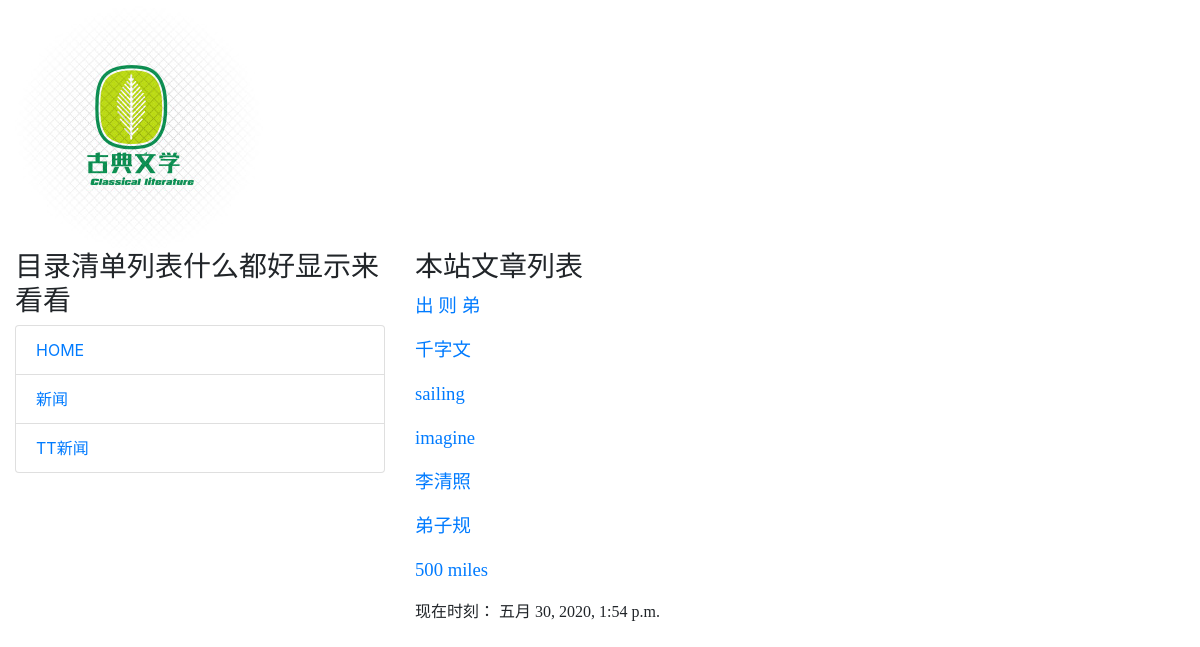
The page / on the database its author committed.
### mainsite/models.py (models this page shows, shortened)
class Post(models.Model):
    title = models.CharField(max_length=200)
    slug = models.CharField(max_length=200)
    body = models.TextField()
    pub_date = models.DateTimeField(default=timezone.now)
    class Meta:
        ordering = ('-pub_date',)

### mainsite/views.py (the view)
# urls.py: path('',homepage),
def homepage(request):
    posts = Post.objects.all()
    now = datetime.now()
    return render(request,'index.html',locals())

### templates/index.html (shortened to what this page needs)
{% extends 'base.html' %}
{% block headmessage %}
    <h3 style='font-family:楷体;'>本站文章列表</h3>
{% endblock %}
{% block content %}
    {% for post in posts %}
        <p style='font-family:微软雅黑;font-size:14pt;font-weight:blod;'>
	   <a href='/post/{{post.slug}}'>{{ post.title }}</a>
	</p>
    {% endfor %}
{% endblock %}

### templates/base.html (shortened to what this page needs)
<!DOCTYPE html>
<html>
<head>
<link rel="stylesheet" href="https://cdn.jsdelivr.net/npm/bootstrap@4.4.1/dist/css/bootstrap.min.css">
</head>
<body>
	<div class='container-fluid'>
		{% include 'header.html' %}
		<div class='row'>
			<div class='col-sm-4 col-md-4'>
				<div class='panel panel-default'>
					<div class='panel-heading'>
						<h3>
							目录清单列表什么都好显示来看看
						</h3>
					</div>
					<div class='panel-body'>
						<div class='list-group'>
							<a href='/' class='list-group-item'>HOME</a>
							<a href='/' class='list-group-item'>新闻</a>
							<a href='/' class='list-group-item'>TT新闻</a>
						</div>
					</div>
				</div>
			</div>
			<div class='col-sm-8 col-md-8'>
				<div class='panel panel-default'>
					<div class='panel-heading'>
						{% block headmessage %} {% endblock %}
					</div>
					<div class='panel-body'>
						{% block content %} {% endblock %}
					</div>
					<div class='panel-footer'>
						{% include 'footer.html' %}
					</div>
				</div>
			</div>
		</div>
	</div>
</body>
</html>

### templates/header.html
{% load static %}
<div class='well'>
	<img src="{% static "images/logo.png" %}">
</div>

### templates/footer.html
{% block footer %}
    {% if now %}
    <p style='font-family:微软雅黑;'>现在时刻： {{ now }}</p>
    {% else %}
    <p style='font-family:微软雅黑;'>本文内容取自网络，如有侵权请来信通知。</p>
    {% endif %}
{% endblock %}

### rows shown on the page
Post: title "出 则 弟"
Post: title "千字文"
Post: title "sailing"
Post: title "imagine"
Post: title "李清照"
Post: title "弟子规"
Post: title "500 miles"
